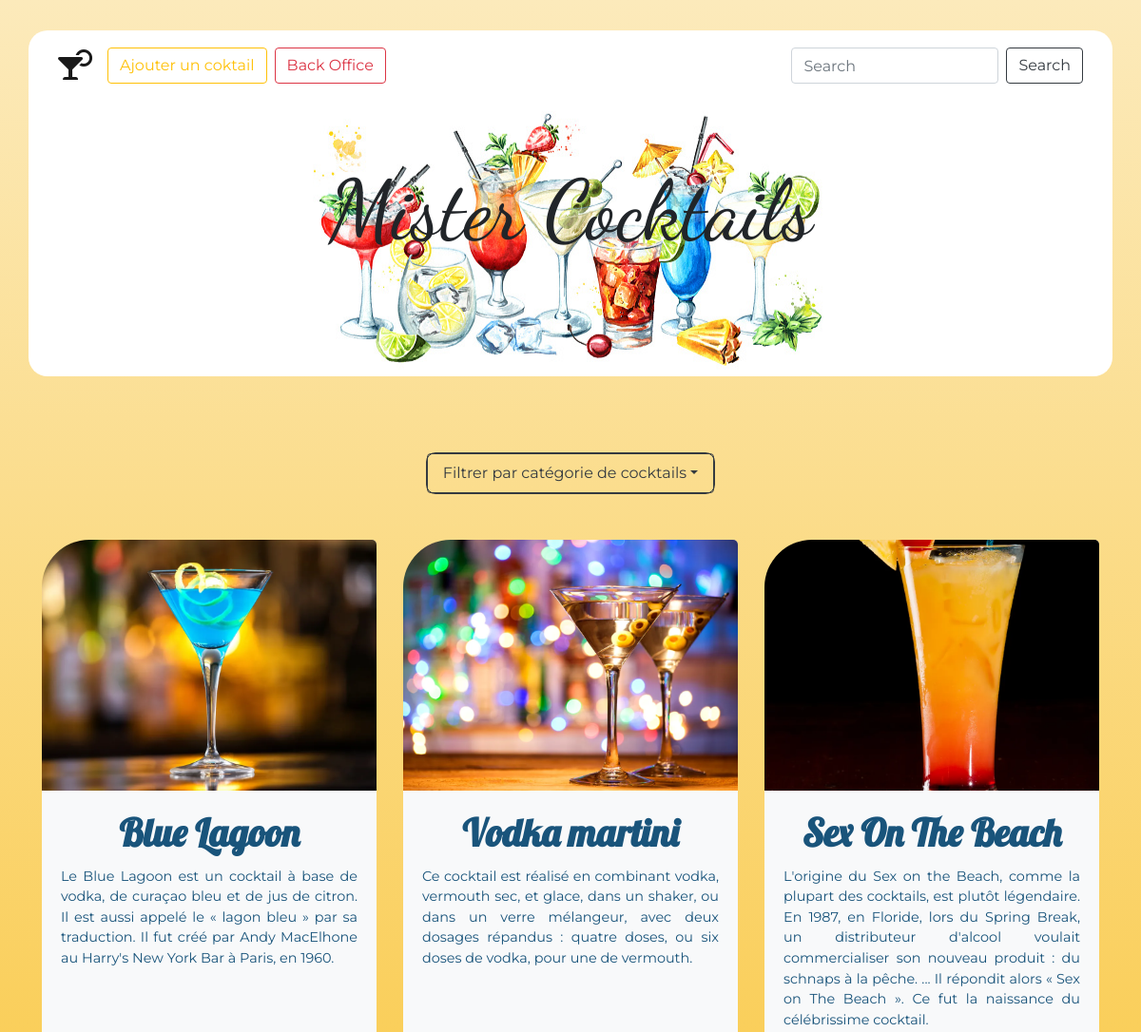
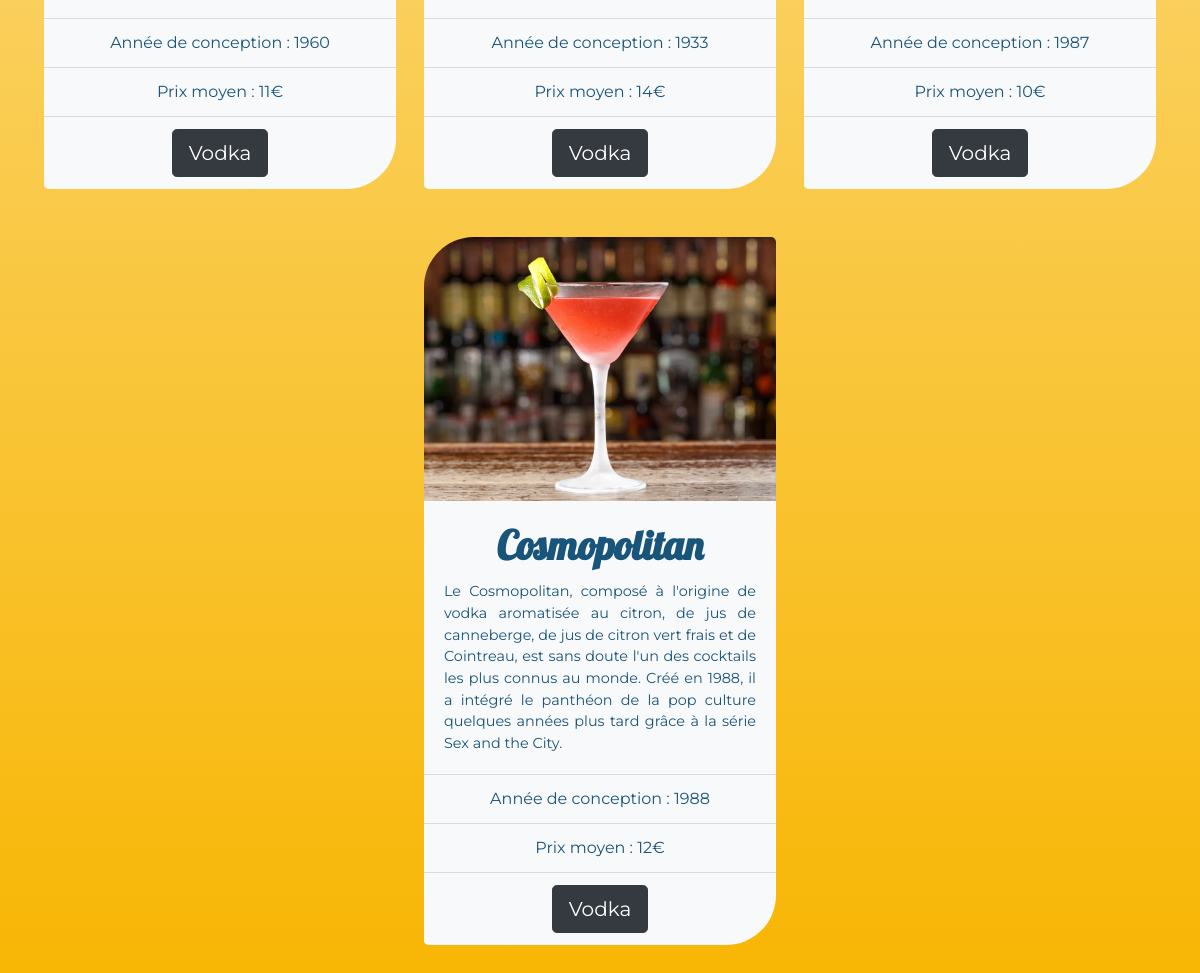
Page /?categorie=Vodka on the committed database (2 pictures, top to bottom).
### tables this page shows
CREATE TABLE `Cocktail` (
  `id` int(11) NOT NULL,
  `nom` varchar(255) DEFAULT NULL,
  `description` text,
  `urlPhoto` varchar(255) DEFAULT NULL,
  `dateConception` date DEFAULT NULL,
  `prixMoyen` float DEFAULT NULL,
  `idFamille` int(11) DEFAULT NULL
);

CREATE TABLE `Famille` (
  `id` int(11) NOT NULL,
  `nomFamille` varchar(255) DEFAULT NULL
);

### index.php (called while the page is built, shortened)
<?php
    require 'models/cocktail.php';
    if (isset($_GET['categorie'])) {
        $listeCocktails = listerCocktailsCat($_GET['categorie']);
    }
    else {
        $listeCocktails = listerCocktails();
    }
    include 'templates/index.phtml';
?>

### models/cocktail.php (called while the page is built, shortened)
<?php
    function listerCocktailsCat($categorie) {
        $pdo = connectToDatabase();
        $query = $pdo->prepare("
            SELECT
                Cocktail.id,
                nom,
                nomFamille,
                description,
                urlPhoto,
                YEAR(dateConception) AS anneeConception,
                prixMoyen
            FROM Cocktail
            INNER JOIN Famille ON idFamille = Famille.id
            WHERE nomFamille = ?;
        ");
        $query->execute([ $categorie ]);
        return $query->fetchAll(PDO::FETCH_ASSOC);
    }

### templates/index.phtml (the view, shortened to what this page needs)
<!DOCTYPE html>
<html lang="fr">
<head>
    <link rel="stylesheet" href="https://cdnjs.cloudflare.com/ajax/libs/twitter-bootstrap/4.4.1/css/bootstrap.min.css">
    <link rel="stylesheet" href="https://cdnjs.cloudflare.com/ajax/libs/font-awesome/5.15.2/css/all.min.css" />
    <link rel="stylesheet" href="assets/css/cocktails.css">
</head>
<body>
    <header>
        <div class="container">
            <nav class="navbar navbar-expand-lg navbar-light bg-transparent">
                <a class="navbar-brand" href="index.php"><i class="fas fa-cocktail"></i></a>
                <div class="collapse navbar-collapse" id="navbarSupportedContent">
                    <?php include 'templates/inc/nav.phtml' ?>
                <form action="index.php" class="form-inline my-2 my-lg-0">
                    <input class="form-control mr-sm-2" type="search" placeholder="Search" aria-label="Search" name="recherche">
                    <button class="btn btn-outline-dark my-2 my-sm-0" type="submit">Search</button>
                </form>
            </div>
        </nav>
        <div class="header">
            <h1>Mister Cocktails</h1>
        </div>
    </div>
</header>
        <main>
            <div class="container">
                <div class="nav-item dropdown active border border-dark mb-5">
                    <a class="nav-link dropdown-toggle btn btn-outline-dark" href="#" id="navbarDropdown" role="button" data-toggle="dropdown" aria-haspopup="true" aria-expanded="false">
                    Filtrer par catégorie de cocktails</a>
                </div>
                <div class="row justify-content-around">
                    <?php foreach($listeCocktails AS $sousTableau) { ?>
                    <div class="card cocktail bg-light">
                        <a href="detailsCocktail.php?id=<?=$sousTableau['id']?>"><img src="assets/images/cocktails/<?=$sousTableau['urlPhoto']?>" class="card-img-top" alt="<?=$sousTableau['urlPhoto']?>"></a>
                        <div class="card-body bg-light">
                            <a href="detailsCocktail.php?id=<?=$sousTableau['id']?>"><h5 class="card-title"><?=$sousTableau['nom'] ?></h5></a>
                            <p class="card-text "><?=$sousTableau['description'] ?></p>
                        </div>
                        <ul class="list-group list-group-flush">
                            <li class="list-group-item bg-light">Année de conception : <?=$sousTableau['anneeConception']?></li>
                            <li class="list-group-item bg-light">Prix moyen : <?=$sousTableau['prixMoyen']?>€</li>
                            <li class="list-group-item bg-light text-center"><a class="btn btn-lg btn-dark" href="index.php?categorie=<?=$sousTableau['nomFamille']?>"><?=$sousTableau['nomFamille']?></a></li>
                        </ul>
                    </div>
                    <?php } ?>
                </div>
        </div>
    </main>
</body>
</html>

### assets/css/cocktails.css (style rules this page uses)
* { box-sizing: border-box; }
header { margin-bottom:5rem; }
nav > a:first-child { font-size: 2rem; }
nav a { font-size: 1.3rem; }
header .container { background-color: white; border-radius: 20px; }
.nav-item { width:max-content; border-radius: 10px; }
.header { background: url('../images/banners/banner-3.jpg'); background-size:auto; background-repeat: no-repeat; background-position: center; padding: 4rem 0rem 7rem 0rem; text-align: center; border-radius: 20px; max-width: 575px; margin: 0 auto; }
h1 { font-size: 5.5rem; font-family: 'Dancing Script', cursive; }
body { background: linear-gradient(to bottom, #fceabb, #f8b500); font-family: Montserrat, sans-serif; min-height: 100vh; padding: 2rem 0; }
h5 { color:#19547b; text-align: center; font-size: 2.5rem; font-weight: 900; font-family: 'Lobster', cursive; }
p,ul { color: #19547b; border-right: none !important; border-left:none !important; }
main { display: flex; flex-wrap: wrap; justify-content: space-between; }
nav { width: 100%; margin: 0 auto; }
.cocktail { margin-bottom: 3rem; max-width: 22rem; border-radius:80px 5px; }
.cocktail ul { border-radius:0 0 50px 5px !important; }
.cocktail ul li:nth-child(3) { border-radius:0 0 50px 5px !important; }
.cocktail ul li:nth-child(1) { border-top-width: 1px !important; }
.cocktail img { border-radius:50px 5px 0 0; }
.cocktail .card-text { font-size: 90%; text-align: justify; }
.card { border:none !important; }
main .container > div:first-child { width:fit-content; margin:0 auto; }
.container div { text-align: center; }
button { padding: 1rem 5rem; }
.row { position:relative; }

### rows in the picture
cocktail: urlPhoto (picture), nom "Blue Lagoon", description "Le Blue Lagoon est un cocktail à base de vodka, de curaçao bleu et de jus de citron. Il est aussi appelé le « lagon bleu » par sa traduction. Il fut créé par Andy MacElhone au Harry's New York Bar à Paris, en 1960.", anneeConception "1960", prixMoyen "11", idFamille.nomFamille "Vodka"
cocktail: urlPhoto (picture), nom "Vodka martini", description "Ce cocktail est réalisé en combinant vodka, vermouth sec, et glace, dans un shaker, ou dans un verre mélangeur, avec deux dosages répandus : quatre doses, ou six doses de vodka, pour une de vermouth.", anneeConception "1933", prixMoyen "14", idFamille.nomFamille "Vodka"
cocktail: urlPhoto (picture), nom "Sex On The Beach", description "L'origine du Sex on the Beach, comme la plupart des cocktails, est plutôt légendaire. En 1987, en Floride, lors du Spring Break, un distributeur d'alcool voulait commercialiser son nouveau produit : du schnaps à la pêche. ... Il répondit alors « Sex on The Beach ». Ce fut la naissance du célébrissime cocktail.", anneeConception "1987", prixMoyen "10", idFamille.nomFamille "Vodka"
cocktail: urlPhoto (picture), nom "Cosmopolitan", description "Le Cosmopolitan, composé à l'origine de vodka aromatisée au citron, de jus de canneberge, de jus de citron vert frais et de Cointreau, est sans doute l'un des cocktails les plus connus au monde. Créé en 1988, il a intégré le panthéon de la pop culture quelques années plus tard grâce à la série Sex and the City.", anneeConception "1988", prixMoyen "12", idFamille.nomFamille "Vodka"
